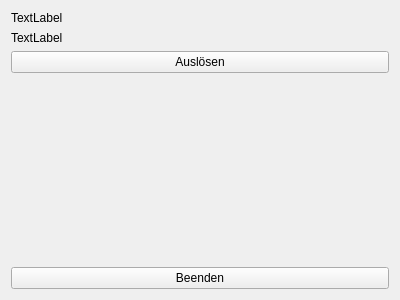
<?xml version="1.0" encoding="UTF-8"?>
<ui version="4.0">
 <class>MainWindow</class>
 <widget class="QMainWindow" name="MainWindow">
  <property name="geometry">
   <rect>
    <x>0</x>
    <y>0</y>
    <width>400</width>
    <height>300</height>
   </rect>
  </property>
  <property name="windowTitle">
   <string>MainWindow</string>
  </property>
  <widget class="QWidget" name="centralWidget">
   <layout class="QVBoxLayout" name="verticalLayout">
    <item>
     <widget class="QLabel" name="counterLabel">
      <property name="text">
       <string>TextLabel</string>
      </property>
     </widget>
    </item>
    <item>
     <widget class="QLabel" name="stateLabel">
      <property name="text">
       <string>TextLabel</string>
      </property>
     </widget>
    </item>
    <item>
     <widget class="QPushButton" name="pushButton">
      <property name="text">
       <string>Auslösen</string>
      </property>
     </widget>
    </item>
    <item>
     <spacer name="verticalSpacer">
      <property name="orientation">
       <enum>Qt::Vertical</enum>
      </property>
      <property name="sizeHint" stdset="0">
       <size>
        <width>20</width>
        <height>40</height>
       </size>
      </property>
     </spacer>
    </item>
    <item>
     <widget class="QPushButton" name="quitButton">
      <property name="text">
       <string>Beenden</string>
      </property>
     </widget>
    </item>
   </layout>
  </widget>
 </widget>
 <layoutdefault spacing="6" margin="11"/>
 <resources/>
 <connections/>
</ui>
